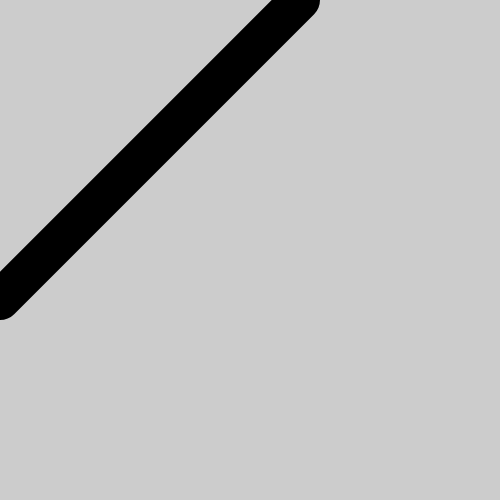
Frame 1 (no input)
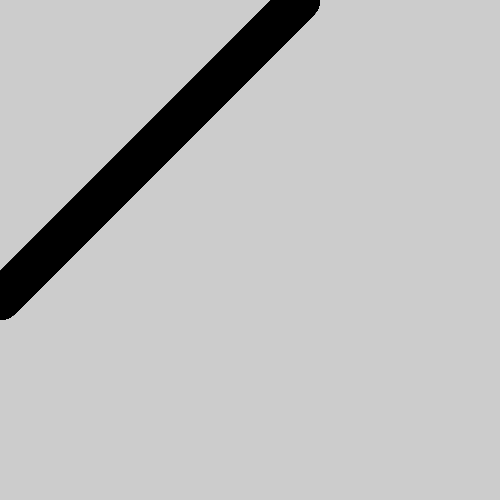
Frame 60 (no input)
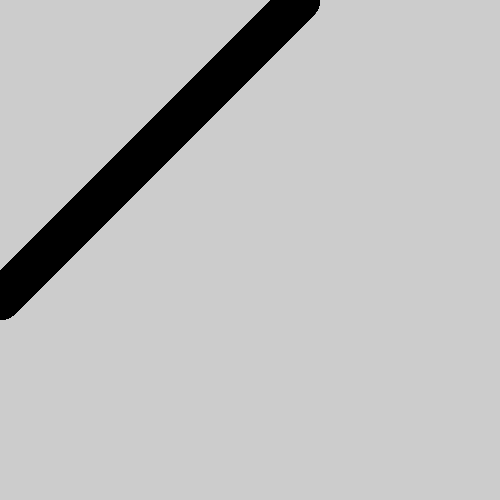
Frame 120 (the mouse pressed at the canvas centre since frame 60)

The p5.js sketch that drew these frames (run headless with seeded random() and noise() and a simulated clock; from frame 60 on, the mouse is pressed at the canvas centre):

// p5.js sketch
// ── sketch.js
var angle=120
function setup(){
  createCanvas(500,500);
background(204);
angleMode(DEGREES);
strokeWeight(40);
}


function draw(){
  line(300,0,0,300);
  rotate(angle);
  line(200,200,200,200);



}
